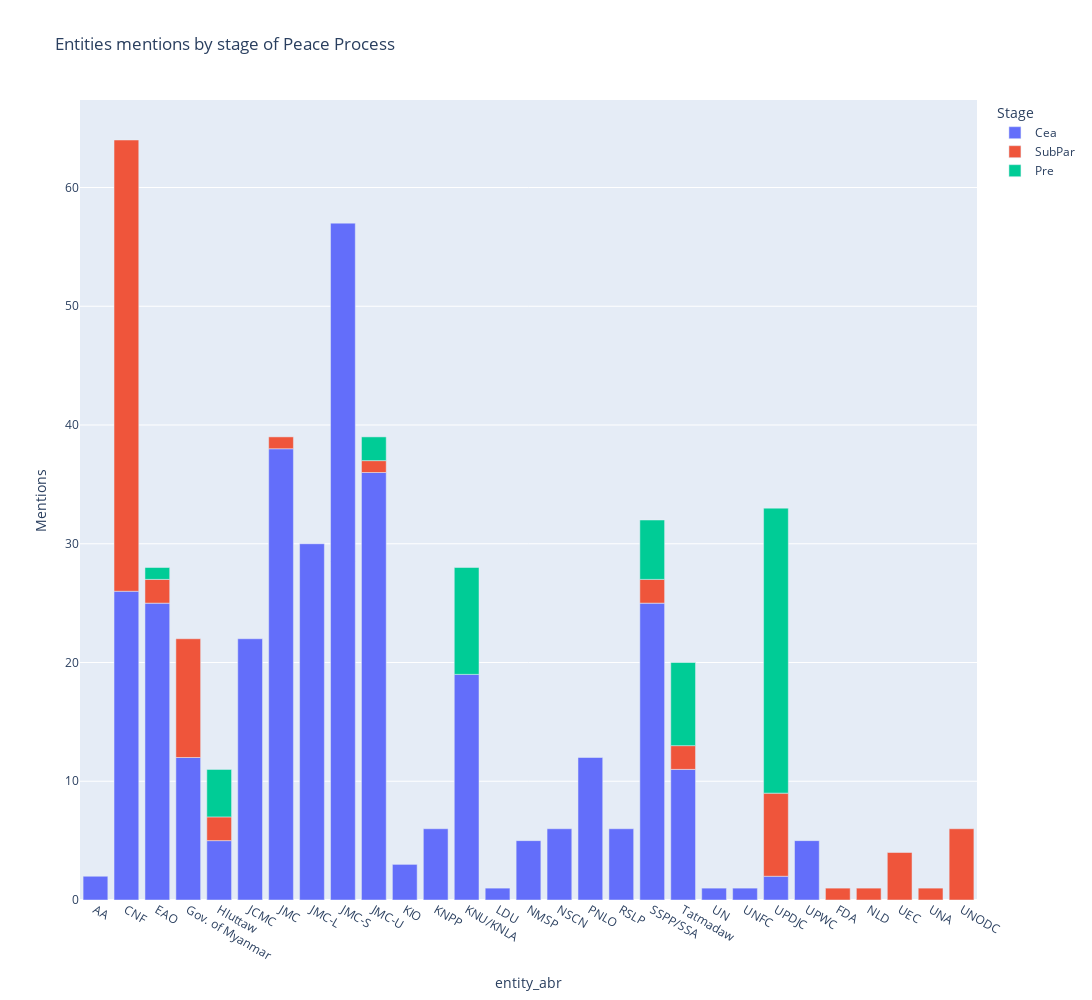

Here is the notebook cell this chart was saved with:
### Markdown cell above
Bar chart of organisation mentions, viewed by agreements in stages of the peace process

### Code cell
fig5 = px.bar(df, x="entity_abr", y="Mentions", color="Stage", title="Entities mentions by stage of Peace Process")
fig5.update_layout(
    autosize=False,
    width=1500,
    height=1000,)
fig5.show()

### Figure 1 — Plotly figure (JSON) as saved in the notebook; plotly's stock layout.template omitted (floating-point values rounded to 4 significant figures)
{"data": [{"alignmentgroup": "True", "hovertemplate": "Stage=Cea<br>entity_abr=%{x}<br>Mentions=%{y}<extra></extra>", "legendgroup": "Cea", "marker": {"color": "#636efa", "pattern": {"shape": ""}}, "name": "Cea", "offsetgroup": "Cea", "orientation": "v", "showlegend": true, "textposition": "auto", "type": "bar", "x": ["AA", "CNF", "EAO", "Gov. of Myanmar", "Hluttaw", "JCMC", "JMC", "JMC-L", "JMC-S", "JMC-U", "KIO", "KNPP", "KNU/KNLA", "LDU", "NMSP", "NSCN", "PNLO", "RSLP", "SSPP/SSA", "Tatmadaw", "UN", "UNFC", "UPDJC", "UPWC"], "xaxis": "x", "y": [2, 26, 25, 12, 5, 22, 38, 30, 57, 36, 3, 6, 19, 1, 5, 6, 12, 6, 25, 11, 1, 1, 2, 5], "yaxis": "y"}, {"alignmentgroup": "True", "hovertemplate": "Stage=SubPar<br>entity_abr=%{x}<br>Mentions=%{y}<extra></extra>", "legendgroup": "SubPar", "marker": {"color": "#EF553B", "pattern": {"shape": ""}}, "name": "SubPar", "offsetgroup": "SubPar", "orientation": "v", "showlegend": true, "textposition": "auto", "type": "bar", "x": ["CNF", "EAO", "FDA", "Gov. of Myanmar", "Hluttaw", "JMC", "JMC-U", "NLD", "SSPP/SSA", "Tatmadaw", "UEC", "UNA", "UNODC", "UPDJC"], "xaxis": "x", "y": [38, 2, 1, 10, 2, 1, 1, 1, 2, 2, 4, 1, 6, 7], "yaxis": "y"}, {"alignmentgroup": "True", "hovertemplate": "Stage=Pre<br>entity_abr=%{x}<br>Mentions=%{y}<extra></extra>", "legendgroup": "Pre", "marker": {"color": "#00cc96", "pattern": {"shape": ""}}, "name": "Pre", "offsetgroup": "Pre", "orientation": "v", "showlegend": true, "textposition": "auto", "type": "bar", "x": ["EAO", "Hluttaw", "JMC-U", "KNU/KNLA", "SSPP/SSA", "Tatmadaw", "UPDJC"], "xaxis": "x", "y": [1, 4, 2, 9, 5, 7, 24], "yaxis": "y"}], "layout": {"autosize": false, "barmode": "relative", "height": 1000, "legend": {"title": {"text": "Stage"}, "tracegroupgap": 0}, "title": {"text": "Entities mentions by stage of Peace Process"}, "width": 1500, "xaxis": {"anchor": "y", "autorange": true, "domain": [0, 1], "range": [-0.5, 28.5], "title": {"text": "entity_abr"}, "type": "category"}, "yaxis": {"anchor": "x", "autorange": true, "domain": [0, 1], "range": [0, 67.37], "title": {"text": "Mentions"}, "type": "linear"}}}
